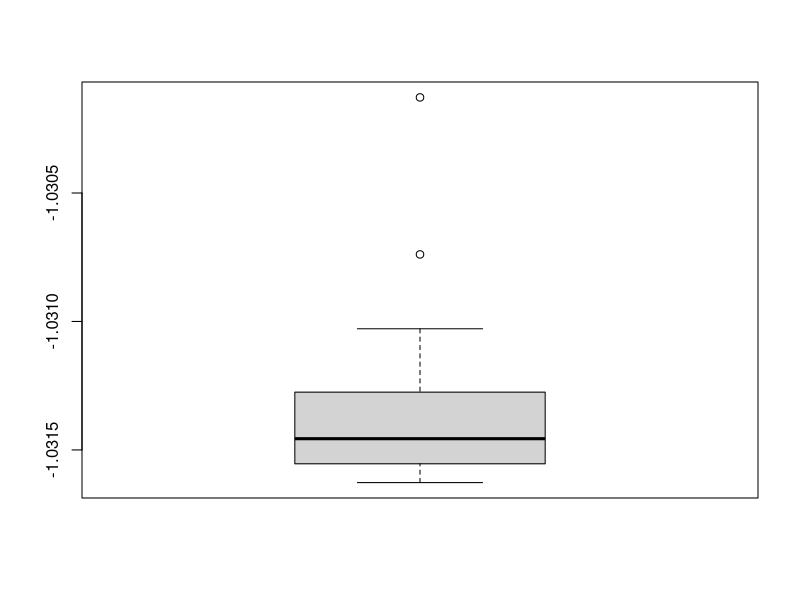

This chart was generated by the following R code:
#Funcion objetivo
camel6 <- function(xx)
{
  x1 <- xx[1]
  x2 <- xx[2]
	
  term1 <- (4-2.1*x1^2+(x1^4)/3) * x1^2
  term2 <- x1*x2
  term3 <- (-4+4*x2^2) * x2^2
	
  y <- term1 + term2 + term3
  return(y)
}
#Funcion para soluciones vecinas
solucion_vecina<-function(Sol_actual,desv){
   Q=Sol_actual
   for (y in 1:length(Q)){
      Q[y]=rnorm(1,mean=Q[y],sd=desv)
   }
   return(Q)
}
#Funcion para solucion aleatoria inicial
solucion_aleatoria<-function(){
    return(c(runif(n=1,-3,3),runif(n=1,-2,2)))
}
#Funcion de recocido
recocido<-function(temp_inicial,temp_final,enfriamiento,iteraciones){
    mejor_imagen=Inf
    solucion_actual=solucion_aleatoria()
    Temp=temp_inicial
    mejor_sol=solucion_actual
    while(Temp>temp_final){
        for(i in 1:iteraciones){
            sol=solucion_vecina(solucion_actual,0.1)
            if(camel6(sol)<mejor_imagen){
                solucion_actual=sol
                mejor_sol=sol
                mejor_imagen=camel6(sol)

            }
            else{
                #Criterio de metropolis
                delta=camel6(sol)-camel6(solucion_actual)
                r=runif(1)
                if(r<exp(-delta/Temp)){
                    solucion_actual=sol
            
                }
            }
        }
        Temp=enfriamiento*Temp
    }
    return(c(mejor_imagen,mejor_sol))
}

inicio<-Sys.time()

columns = c("y","x1","x2","tiempo en segundos") 
df = data.frame(matrix(nrow = 0, ncol = length(columns))) 
colnames(df) = columns
for(i in 1:30){
  start.time <- Sys.time()
  h<-recocido(100000,1,0.95,200)
  end.time <- Sys.time()
  tiempo<-end.time-start.time
  df[nrow(df) + 1,] <- c(h,tiempo)
}
fin<-Sys.time()
print(df)
print("El mejor mínimo encontrado es:")
print(min(df$y))
print("El peor mínimo encontrado es:")
print(max(df$y))
print("El minimo promedio es:")
print(mean(df$y))
print("La desviación estándar de los mínimos es:")
print(sd(df$y))
print("La diferencia entre el promedio y el óptimo real:")
print(mean(df$y)+1.0316)
print(fin-inicio)
boxplot(df$y)
